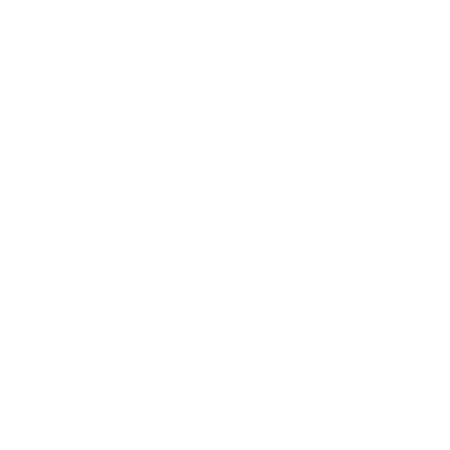
Frame 1 (no input)
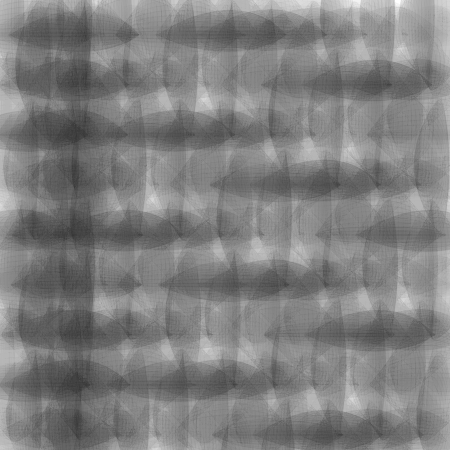
Frame 60 (no input)
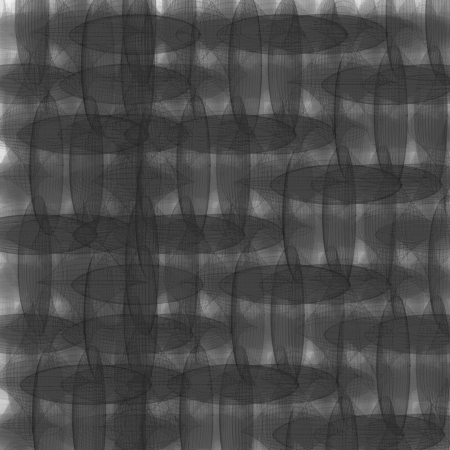
Frame 120 (the mouse pressed at the canvas centre since frame 60)

The p5.js sketch that drew these frames (run headless with seeded random() and noise() and a simulated clock; from frame 60 on, the mouse is pressed at the canvas centre):

// p5.js sketch
// ── sketch.js
function setup() {
  createCanvas(450, 450);
}

function draw() {
  background(245,1);
  let k = 0;
  for (let j = 0; j < 10; j++) {
    for (let i = 0; i < 10; i++) {
      let x = i * 50 + 25;
      let y = j * 50 + 25;
      let sn = sin(k + frameCount / 10);
      let sn2 = cos(k + frameCount / 9);
      let r = frameCount%100
      stroke(r, (frameCount / 8) * 2);
      fill((frameCount/50)%155+50, frameCount / 8);
      x = ((x + sn2 * 5) + frameCount) % width;
      
      ellipse(x, 
             y + sn * 10, 
             50 + sn * 80, 
             50 + sn2 * 90);
      k++;
    }
  }
}
